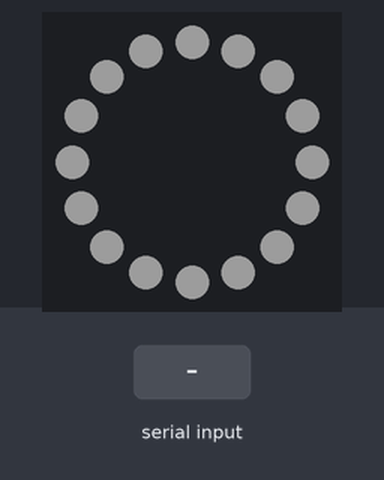
Bench run of a sketch on a simulated ESP32. On the bench: 16 RGB LEDs in a ring, first at the top, clockwise. Inputs (shaded band) come from the test bench. Dim RGB values are drawn brighter than linear.

Above: at 1.2 s.
1.3 s: "F 90 45 200 10\n" received over Serial
At 1.39 s:
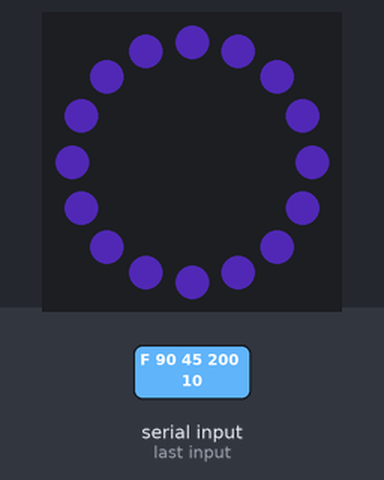
3.2 s: "C 90 45 200\n" received over Serial
Timing chart, 0 to 6.2 s (numbered marks = the images above; inputs shaded):
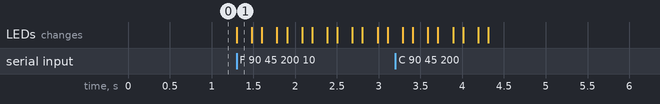

The sketch:

led_ring.ino
```cpp
// Trova LED ring firmware (optional): only if the ring around the arm camera is wired to an Arduino / ESP32
// you are allowed to flash. Library: Adafruit NeoPixel. Set DATA_PIN and N_PIXELS to the real wiring.
// Serial 115200, one command per line:
//   C r g b        fill the ring with this colour
//   F r g b n      flash n times, then back to the last fill colour
#include <Adafruit_NeoPixel.h>
#define DATA_PIN 6
#define N_PIXELS 16
Adafruit_NeoPixel ring(N_PIXELS, DATA_PIN, NEO_GRB + NEO_KHZ800);
uint32_t fillColor = 0;

void fillAll(uint32_t c) { for (int i = 0; i < N_PIXELS; i++) ring.setPixelColor(i, c); ring.show(); }

void setup() {
  Serial.begin(115200);
  ring.begin();
  ring.setBrightness(80);          // keep it modest: glare on shiny objects confuses the camera
  fillColor = ring.Color(90, 90, 90);
  fillAll(fillColor);
}

void loop() {
  if (!Serial.available()) return;
  String line = Serial.readStringUntil('\n');
  int r = 0, g = 0, b = 0, n = 0;
  if (line.startsWith("C") && sscanf(line.c_str(), "C %d %d %d", &r, &g, &b) == 3) {
    fillColor = ring.Color(r, g, b);
    fillAll(fillColor);
  } else if (line.startsWith("F") && sscanf(line.c_str(), "F %d %d %d %d", &r, &g, &b, &n) == 4) {
    for (int k = 0; k < n; k++) { fillAll(ring.Color(r, g, b)); delay(180); fillAll(0); delay(120); }
    fillAll(fillColor);
  }
}
```

Measured:
- after the input at 1.3 s, the LEDs: change at once (image 1)
